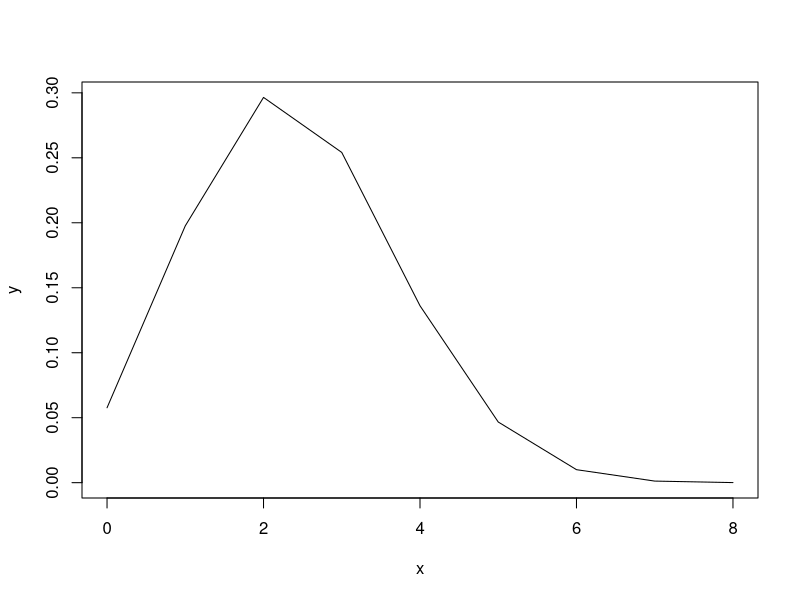
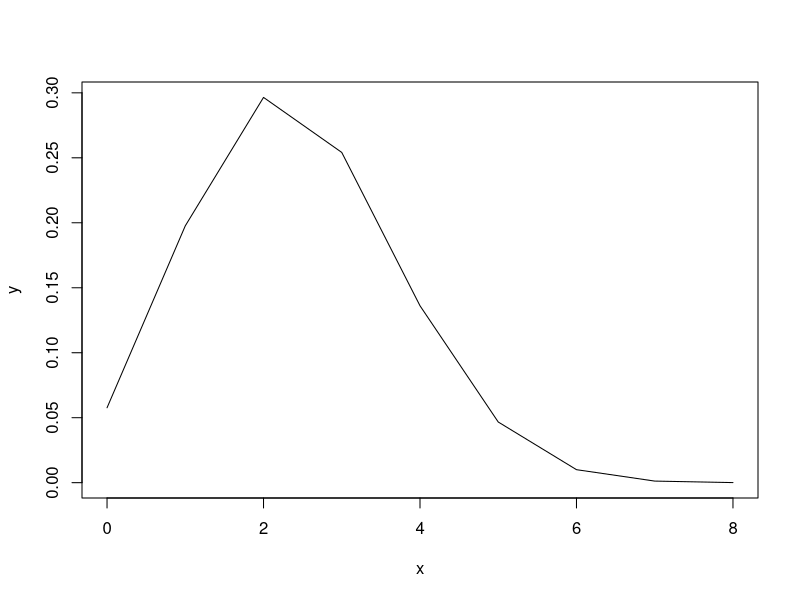
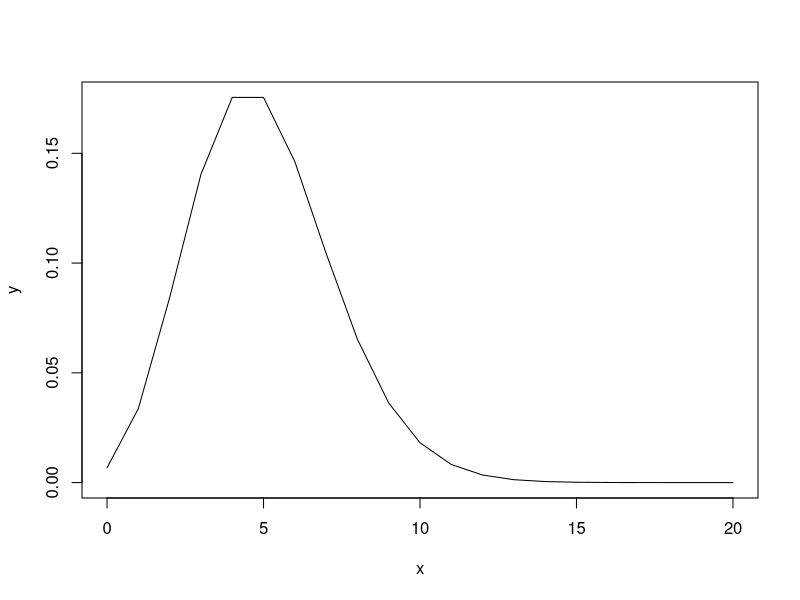
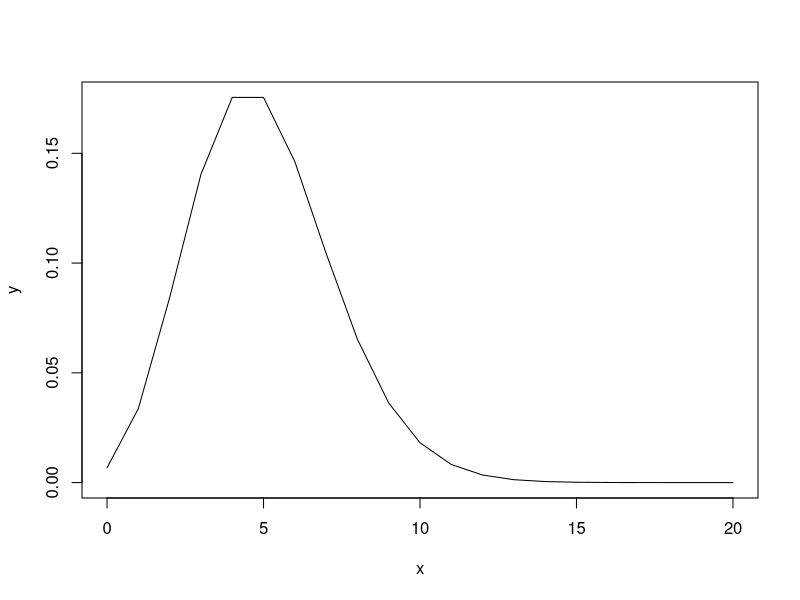
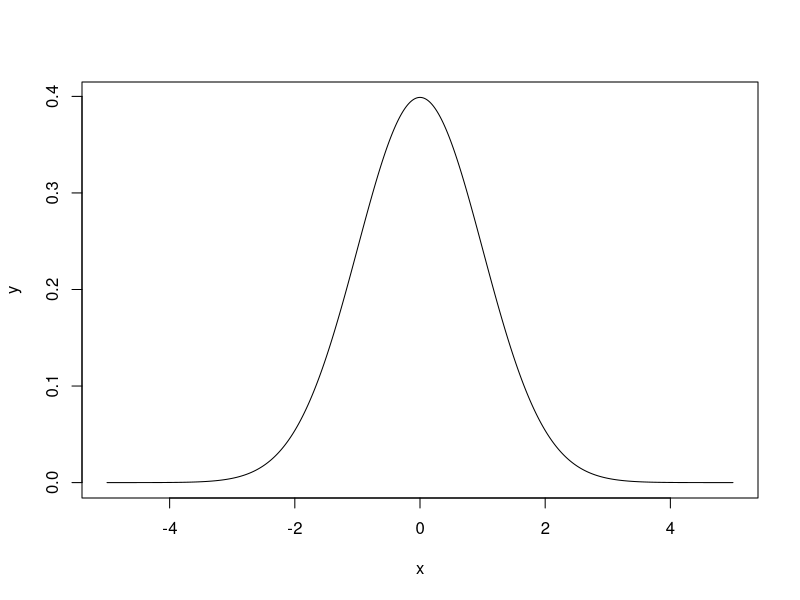
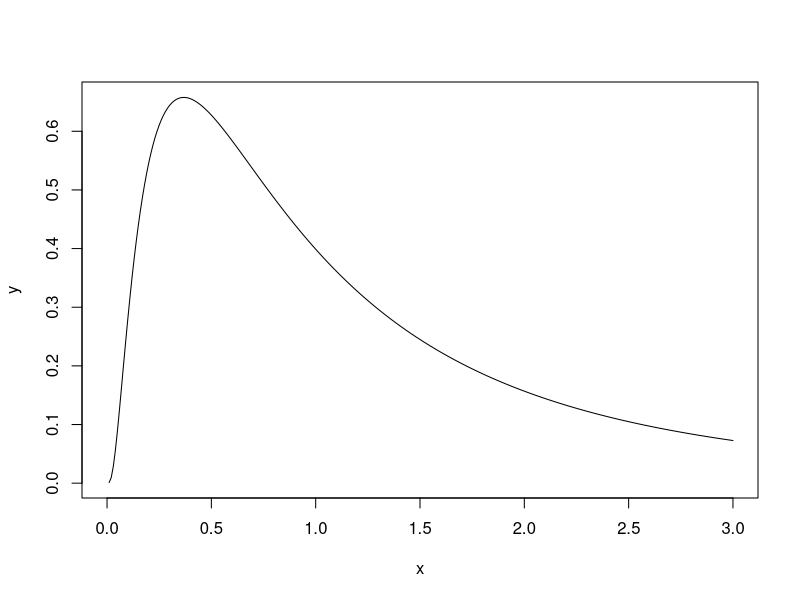
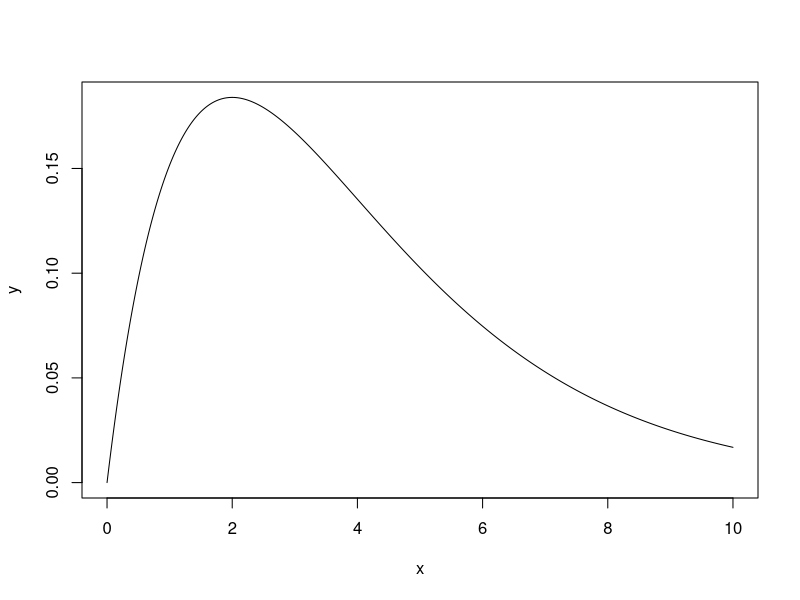
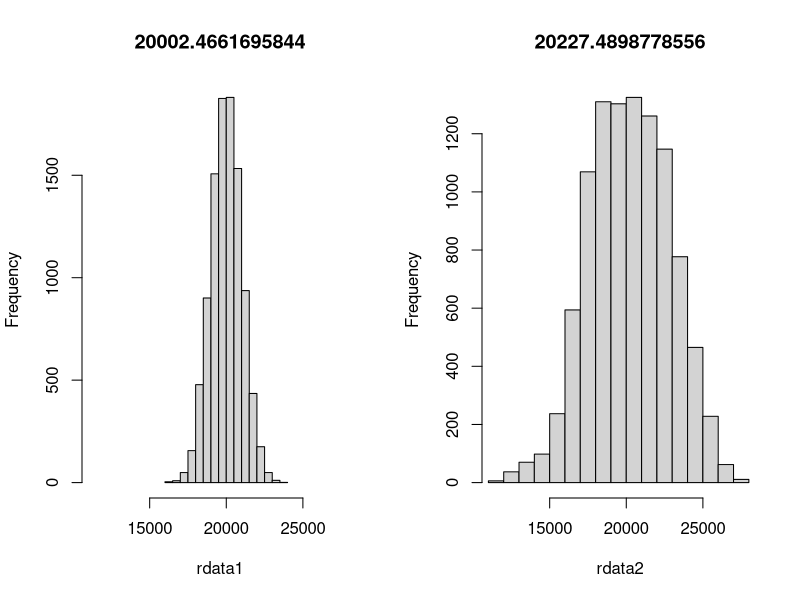

Generate these figures, in order, with R:
## ---- chunk 1
# 式から
p<-0.3
N<-8
x<-c(0:N)
y<-choose(N,x)*p^x*(1-p)^(N-x)
plot(x,y,type='l')
## ---- chunk 2
# 関数で
x<-c(0:8)
y<-dbinom(x,8,0.3)
plot(x,y,type='l')
## ---- chunk 3
    # 式から
    lambda<-5
    x<-c(0:20)
    y<-exp(-lambda)*lambda^x/factorial(x)
    plot(x,y,type='l')
## ---- chunk 4
  # 関数で
  lmbd<-5
  x<-c(0:20)
  y<-dpois(x,lambda=lmbd)
  plot(x,y,type='l')
## ---- chunk 5
    v<-1
    m<-0
    x<-seq(-5,5,0.01)
    y<-(1/sqrt(2*pi*v))*exp(-(x-m)^2/(2*v))
    plot(x,y,type='l')
## ---- chunk 6
    v<-1
    m<-0
    x<-seq(0,3,0.01)
    y<-1/(sqrt(2*pi*v)*x)*exp(-(log(x)-m)^2/(2*v))
    plot(x,y,type='l')
## ---- chunk 7
    shp<-2
    scl<-2
    x<-seq(0,10,0.01)
    y<-dgamma(x,shape=shp, rate=1/scl)
    plot(x,y,type='l')
## ---- chunk 8
b0<-3000
b1<-850
layout(matrix(1:2, ncol=2))
rdata1<-numeric()
rdata2<-numeric()
tp<-numeric()
for (rp in 1:100){
  tp[rp]<-rnorm(1,mean=20,sd=3)
  rdata1<-append(rdata1,rnorm(100,mean=20000,sd=1000))
  rdata2<-append(rdata2,rnorm(100,mean=b1*tp[rp]+b0,sd=1000))
}
hist(rdata1,xlim=c(min(rdata2),max(rdata2)),main=mean(rdata1))
hist(rdata2, xlim=c(min(rdata2),max(rdata2)),main=mean(rdata2))

## ---- chunk 9
layout(matrix(1:2, ncol=2))
m<-0
v<-1
n<-10000
x<-seq(m-sqrt(v)*4,m+sqrt(v)*4,0.01)
y<-(1/sqrt(2*pi*v))*exp(-(x-m)^2/(2*v))
plot(x,y,type='l')
rdata<-rnorm(n, m, sqrt(v))
hist(rdata, breaks=12)
## ---- chunk 10
# a地域とb地域では初期比が異なるけど、遷移核が同じならそのうち同じ値に収束するという例
na<-1 # a地域人数
nb<-1 # b地域人数
aAi<-0.5 # a地域におけるA社初期比
aBi<-1-aAi # a地域におけるA社初期比
bAi<-0.2 # b地域のA社初期比
bBi<-1-bAi　# b地域のB社初期比

nrp<-30 # 繰り返し数
rAA<-0.4 # 以下の4行は遷移核
rAB<-0.6
rBB<-0.1
rBA<-0.9
naA<-numeric(nrp)
naB<-numeric(nrp)
nbA<-numeric(nrp)
nbB<-numeric(nrp)
naA[1]<-na*aAi
naB[1]<-na*aBi
nbA[1]<-nb*bAi
nbB[1]<-nb*bBi
for(rp in 2:nrp){
  naA[rp]<-naA[rp-1]*rAA+naB[rp-1]*rBA
  naB[rp]<-naA[rp-1]*rAB+naB[rp-1]*rBB
  nbA[rp]<-nbA[rp-1]*rAA+nbB[rp-1]*rBA
  nbB[rp]<-nbA[rp-1]*rAB+nbB[rp-1]*rBB
}
layout(matrix(1:2, ncol=2))
plot(naA, type='l',col='red',ylim=c(0,1.0))
par(new=T)
plot(naB, type='l',col='blue',xlab='',ylab='',ylim=c(0,1.0))
plot(nbA, type='l',col='red',ylim=c(0,1.0))
par(new=T)
plot(nbB, type='l',col='blue',xlab='',ylab='',ylim=c(0,1.0))
## ---- chunk 11
layout(matrix(1:2, ncol=2))
nrp<-2000
data<-c(2.4,3.2,2.2,4.6,3.3)
m<-0
v<-1
chain<-5
#knl<-numeric(nrp)
#theta<-numeric(nrp)
knl<-matrix(0,nrow=nrp, ncol=chain)
theta<-matrix(0,nrow=nrp,ncol=chain)

ratio<-1
for (nc in 1:chain){
  theta[1, nc]<-runif(1,min=-2,max=2) # -2から2の連続一様分布に従う乱数
  for (rp in 1:nrp){
    kp<-numeric(length(data))
    for (d in 1:length(data)){
      kp[d]<-exp(-((data[d]-theta[rp,nc])^2)/2)/sqrt(2)*pi
    }
    knl[rp,nc]<-prod(kp)*exp(-(theta[rp,nc]^2/20000))/sqrt(20000*pi) #カーネルの計算
    
    if (rp>1){
      lr<-knl[rp,nc]/knl[rp-1,nc]  # カーネル比（rate）の算出
      if (runif(1)>lr){ # 確率rateで提案thetaを採用
        #print(lr)
        theta[rp,nc]<-theta[rp-1,nc]
        knl[rp,nc]<-knl[rp-1,nc]
      }
    }
    if (rp<nrp){
      theta[rp+1,nc]<-theta[rp,nc]+rnorm(1,m,v) # 次のthetaの生成, 平均m, 分散vの正規分布に従う乱数を前のthetaにたす
    } 
  }
}

for (wf in 1:chain){
  if (wf>1){
    par(new=T)
    plot(theta[1:nrp,wf],type='l', xlab='',ylab='', col=wf+1, ylim=(c(min(theta),max(theta))))
  }else{
    plot(theta[1:nrp,wf],type='l', main=mean(theta), col=wf+1, ylim=(c(min(theta),max(theta))))
  }
}
par(new=F)
for (wf in 1:chain){
  if (wf>1){
    hist(theta[,wf], col=adjustcolor(wf+1, alpha.f=0.3), add=TRUE, breaks=seq(floor(min(theta)),ceiling(max(theta)),1))
  }else{
    hist(theta[,wf], col=adjustcolor(wf+1, alpha.f=0.3), breaks=seq(floor(min(theta)),ceiling(max(theta)),1))
  }
}

## ---- chunk 12
layout(matrix(1:2, ncol=2))
data<-c(4,3,4,5,5,2,3,1,4,0,1,5,5,6,5,4,4,5,3,4)
hist(data,breaks=c(-1:7))
logb<-function(x) sum(log(dbinom(data, 8, x)))
q <- seq(0.2, 0.7, 0.01)
plot(q, sapply(q, logb), type='l')
## ---- chunk 13
nrp<-1000
qi<-0.159
n<-8
data<-c(4,3,4,5,5,2,3,1,4,0,1,5,5,6,5,4,4,5,3,4)
logL<-numeric(nrp)
q<-numeric(nrp)
q[1]<-qi
for (rp in 1:nrp){
  lh<-numeric(length(data))
  for (d in 1:length(data)){
    lh[d]<-choose(n,data[d])*q[rp]^data[d]*(1-q[rp])^(n-data[d])
  }
  logL[rp]<-log(prod(lh))
  if (rp>1){
    if (logL[rp]<logL[rp-1]){
      q[rp]<-q[rp-1]
      logL[rp]<-logL[rp-1]
    }
  }
  if (round(runif(1))){
    q[rp+1]<-q[rp]+0.001
  }else{
    q[rp+1]<-q[rp]-0.001
  }
}
plot(q[1:nrp],type='l', main=q[nrp])
## ---- chunk 14
layout(matrix(1:2, ncol=1))
nrp<-100000
qi<-0.30
n<-8
data<-c(4,3,4,5,5,2,3,1,4,0,1,5,5,6,5,4,4,5,3,4)
logL<-numeric(nrp)
q<-numeric(nrp)
q[1]<-qi
lr<-1
for (rp in 1:nrp){
  lh<-numeric(length(data))
  for (d in 1:length(data)){
    lh[d]<-choose(n,data[d])*q[rp]^data[d]*(1-q[rp])^(n-data[d])
  }
  logL[rp]<-log(prod(lh))
  if (rp>1){
    lr<-exp(logL[rp]-logL[rp-1])
    if (runif(1)>lr){
      #print(lr)
      q[rp]<-q[rp-1]
      logL[rp]<-logL[rp-1]
    }
  }
  if (round(runif(1))){
    q[rp+1]<-min(0.99,q[rp]+0.01)
  }else{
    q[rp+1]<-max(0.01,q[rp]-0.01)
  }
}
plot(q[1:nrp],type='l', main=mean(q))
hist(q)
